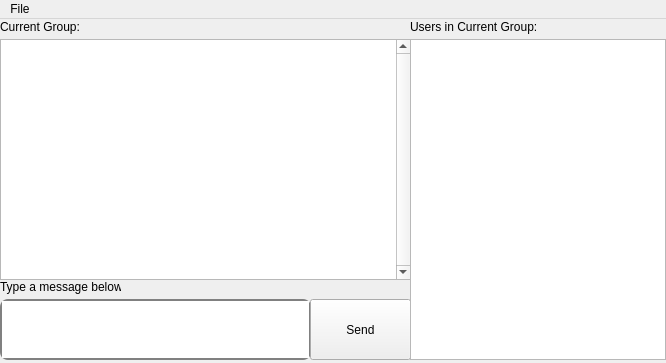
<?xml version="1.0" encoding="UTF-8"?>
<ui version="4.0">
 <class>MainWindow</class>
 <widget class="QMainWindow" name="MainWindow">
  <property name="enabled">
   <bool>true</bool>
  </property>
  <property name="geometry">
   <rect>
    <x>0</x>
    <y>0</y>
    <width>666</width>
    <height>363</height>
   </rect>
  </property>
  <property name="windowTitle">
   <string>MainWindow</string>
  </property>
  <property name="animated">
   <bool>true</bool>
  </property>
  <widget class="QWidget" name="centralWidget">
   <widget class="QTextEdit" name="textEdit">
    <property name="geometry">
     <rect>
      <x>0</x>
      <y>280</y>
      <width>311</width>
      <height>61</height>
     </rect>
    </property>
    <property name="styleSheet">
     <string notr="true">border:2px solid grey;
border-radius:8px;</string>
    </property>
   </widget>
   <widget class="QPushButton" name="pushButton">
    <property name="geometry">
     <rect>
      <x>310</x>
      <y>280</y>
      <width>101</width>
      <height>61</height>
     </rect>
    </property>
    <property name="text">
     <string>Send</string>
    </property>
   </widget>
   <widget class="QPlainTextEdit" name="plainTextEdit">
    <property name="geometry">
     <rect>
      <x>0</x>
      <y>20</y>
      <width>411</width>
      <height>241</height>
     </rect>
    </property>
    <property name="verticalScrollBarPolicy">
     <enum>Qt::ScrollBarAlwaysOn</enum>
    </property>
    <property name="horizontalScrollBarPolicy">
     <enum>Qt::ScrollBarAlwaysOff</enum>
    </property>
    <property name="readOnly">
     <bool>true</bool>
    </property>
   </widget>
   <widget class="QLabel" name="label">
    <property name="geometry">
     <rect>
      <x>0</x>
      <y>260</y>
      <width>121</width>
      <height>16</height>
     </rect>
    </property>
    <property name="text">
     <string>Type a message below:</string>
    </property>
   </widget>
   <widget class="QListWidget" name="listWidget">
    <property name="geometry">
     <rect>
      <x>410</x>
      <y>20</y>
      <width>256</width>
      <height>321</height>
     </rect>
    </property>
   </widget>
   <widget class="QLabel" name="label_2">
    <property name="geometry">
     <rect>
      <x>410</x>
      <y>0</y>
      <width>131</width>
      <height>16</height>
     </rect>
    </property>
    <property name="text">
     <string>Users in Current Group:</string>
    </property>
   </widget>
   <widget class="QLabel" name="label_3">
    <property name="geometry">
     <rect>
      <x>0</x>
      <y>0</y>
      <width>81</width>
      <height>16</height>
     </rect>
    </property>
    <property name="text">
     <string>Current Group:</string>
    </property>
   </widget>
   <widget class="QLabel" name="label_4">
    <property name="geometry">
     <rect>
      <x>80</x>
      <y>0</y>
      <width>311</width>
      <height>16</height>
     </rect>
    </property>
    <property name="text">
     <string/>
    </property>
   </widget>
  </widget>
  <widget class="QMenuBar" name="menuBar">
   <property name="geometry">
    <rect>
     <x>0</x>
     <y>0</y>
     <width>666</width>
     <height>21</height>
    </rect>
   </property>
   <widget class="QMenu" name="menuKingfisher">
    <property name="title">
     <string>File</string>
    </property>
    <addaction name="actionLeave_Group"/>
   </widget>
   <addaction name="menuKingfisher"/>
  </widget>
  <action name="actionFile">
   <property name="text">
    <string>File</string>
   </property>
  </action>
  <action name="actionQuit">
   <property name="text">
    <string>Quit</string>
   </property>
  </action>
  <action name="actionLeave_Group">
   <property name="text">
    <string>Close</string>
   </property>
  </action>
 </widget>
 <layoutdefault spacing="6" margin="11"/>
 <resources/>
 <connections/>
</ui>
